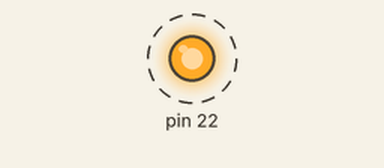
A sketch run on a simulated Arduino Mega 2560, built with avr-gcc and run on an emulated ATmega2560. On the bench: output pins drawn as LEDs (lit = HIGH). Dashed ring = blinking.

Above: at 0.5 s.
Timing chart, 0 to 4.6 s (numbered marks = the images above):
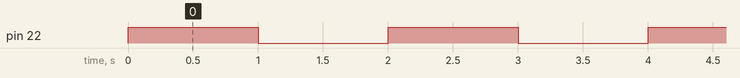

The sketch:

led_test.ino
```cpp
void setup() {
 pinMode(22,OUTPUT);

}

void loop() {

   digitalWrite(22,!digitalRead(22));
   delay(1000);
}
```

Measured:
- by itself, pin 22: alternates HIGH for 1.0 s and LOW for 1.0 s
